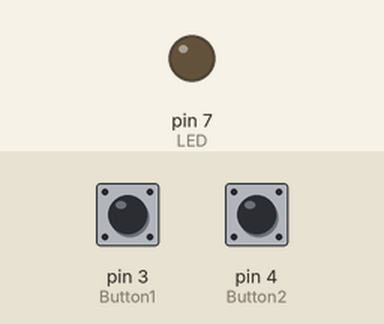
Recording of a sketch running on a simulated Arduino Uno, built with avr-gcc and run on an emulated ATmega328P. Parts: output pins drawn as LEDs (lit = HIGH). The inputs (shaded band) are chosen by the test bench; at power-on: pin 3 (Button1) LOW, pin 4 (Button2) LOW. What the sketch prints to the serial monitor is not drawn.

Above: at 1.2 s.
1.3 s: pin 3 (Button1) pulled HIGH for 0.15 s
At 2.5 s:
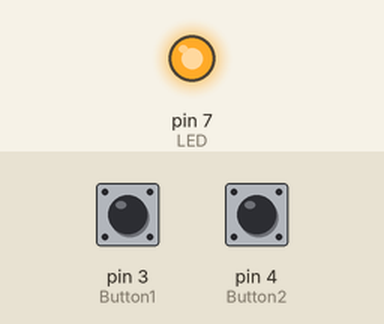
2.9 s: pin 4 (Button2) pulled HIGH for 0.15 s
At 3.9 s:
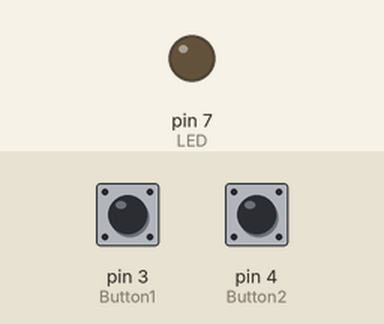
6.0 s: pin 3 (Button1) pulled HIGH for 1 s
At 6.4 s:
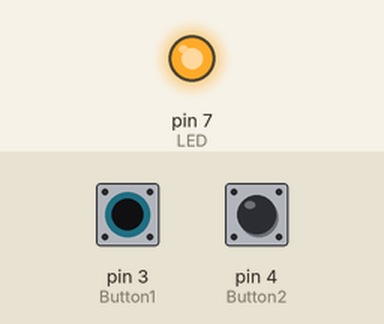
8.5 s: pin 4 (Button2) pulled HIGH for 1 s
At 9.3 s:
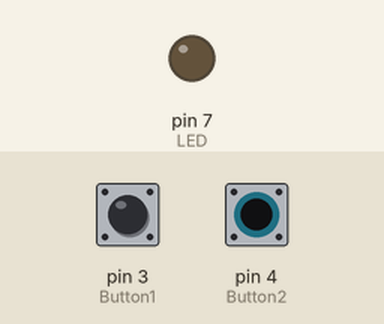
11.0 s: pin 3 (Button1) driven HIGH and pin 4 (Button2) driven HIGH
At 12.5 s:
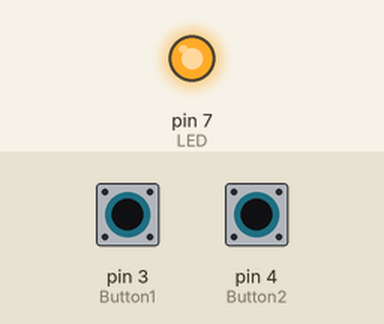
13.2 s: pin 3 (Button1) driven LOW
At 14.5 s:
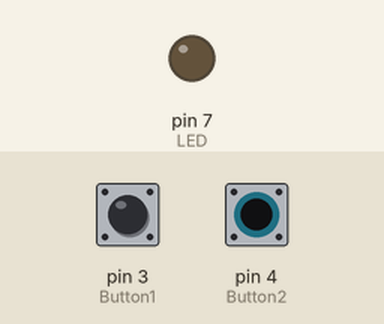
Timing chart, 0 to 16.2 s (numbered marks = the images above; inputs shaded):
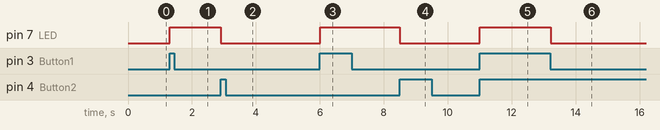

Measured:
- after the input at 1.3 s, pin 7 (LED): LOW → HIGH at once
- after the input at 2.9 s, pin 7 (LED): HIGH → LOW at once
- after the input at 6.0 s, pin 7 (LED): LOW → HIGH at once
- after the input at 8.5 s, pin 7 (LED): HIGH → LOW at once
- after the input at 11.0 s, pin 7 (LED): LOW → HIGH at once
- after the input at 13.2 s, pin 7 (LED): HIGH → LOW at once

The sketch:

Light_Switch.ino
```cpp
/*
  Light Switch
  If you press Button1, LED should come on
  If you press Button2, LED should turn off

  Button1 connected to Pin 3
  Button2 connected to Pin 4
  LED connected to Pin 7

*/

//Set Pin Numbers
//set Button1 to pin3
int Button1 = 3;
//set Button2 to pin4
int Button2 = 4;
//set LED to pin7
int LED = 7;

//set state variables for buttons
int ButtonOneState = 0;
int ButtonTwoState = 0;

//Setup Routine will set Button1 and Button2 as INPUT, and LED as OUTPUT
void setup() {
    pinMode(Button1,INPUT);
    pinMode(Button2,INPUT);
    pinMode(LED,OUTPUT);
    Serial.begin(9600);

}

void loop() {
  //check state of butotns
  ButtonOneState = digitalRead(Button1);
  ButtonTwoState = digitalRead(Button2);
  //If Button One Pressed, turn on LED
  if (ButtonOneState == HIGH) {
    digitalWrite(LED, HIGH);
    Serial.write("Turning on");
  }
  //if Button Two Pressed, turn off LED
  else if (ButtonTwoState == HIGH) {
    digitalWrite(LED, LOW);
    Serial.write("Turning off");
  }
  Serial.write("Working");
}
```
